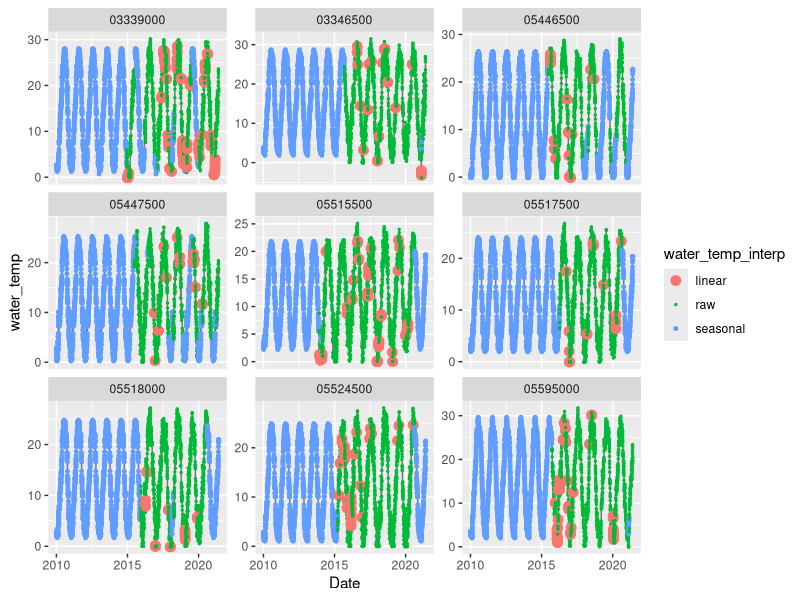
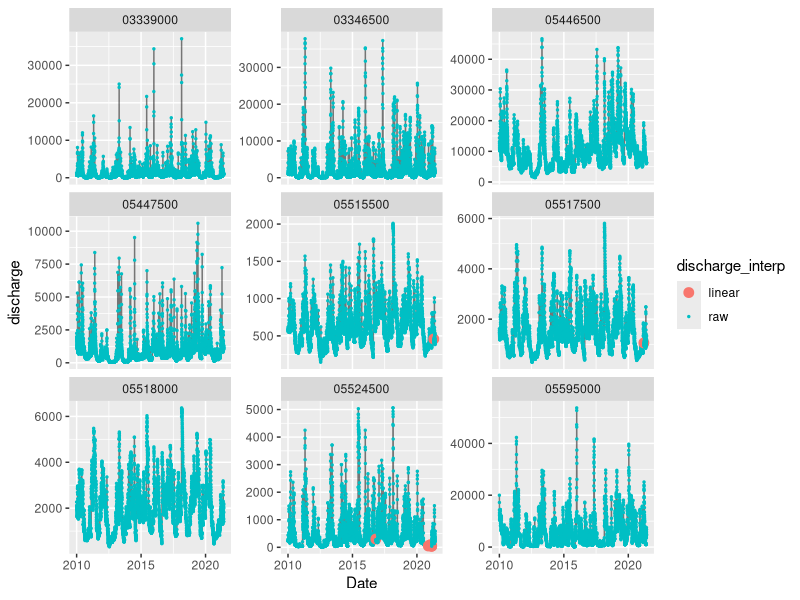
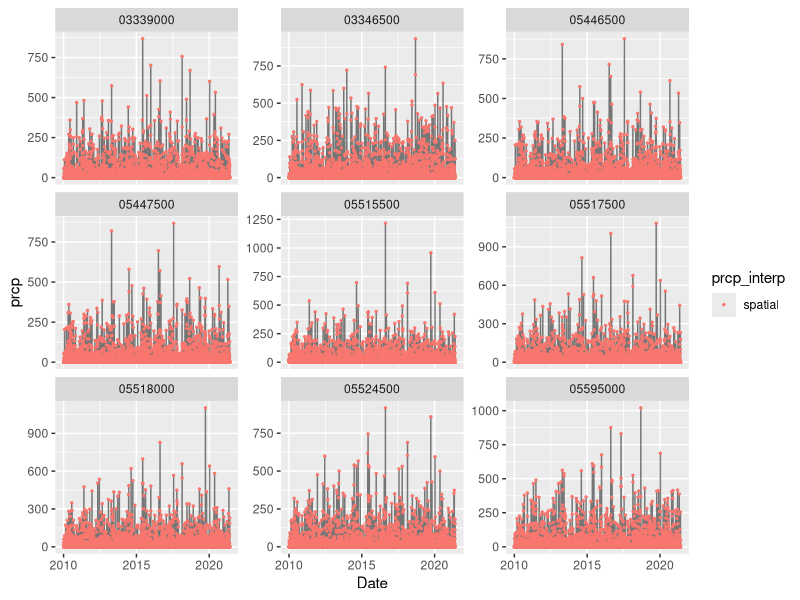
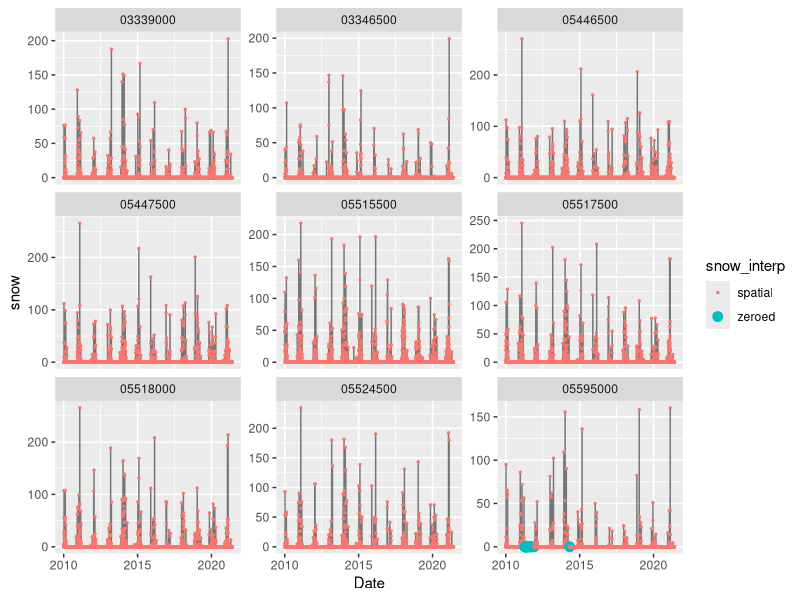
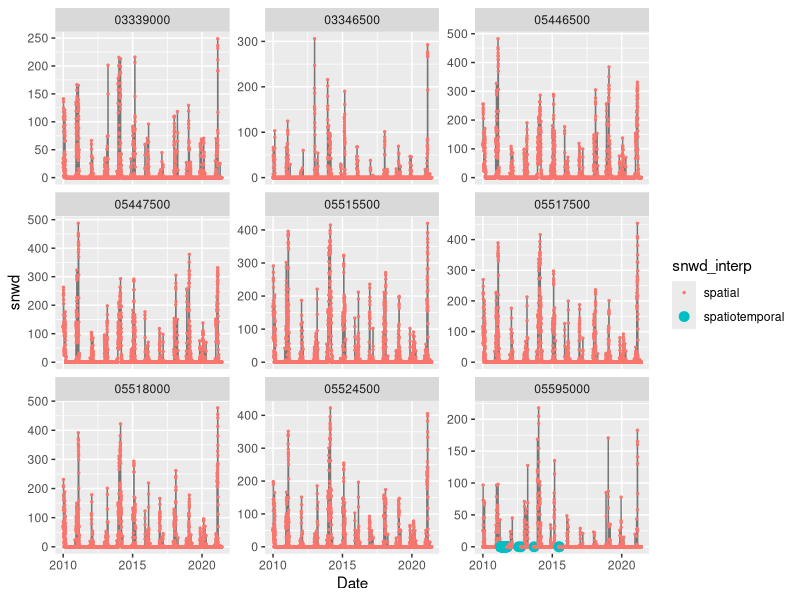
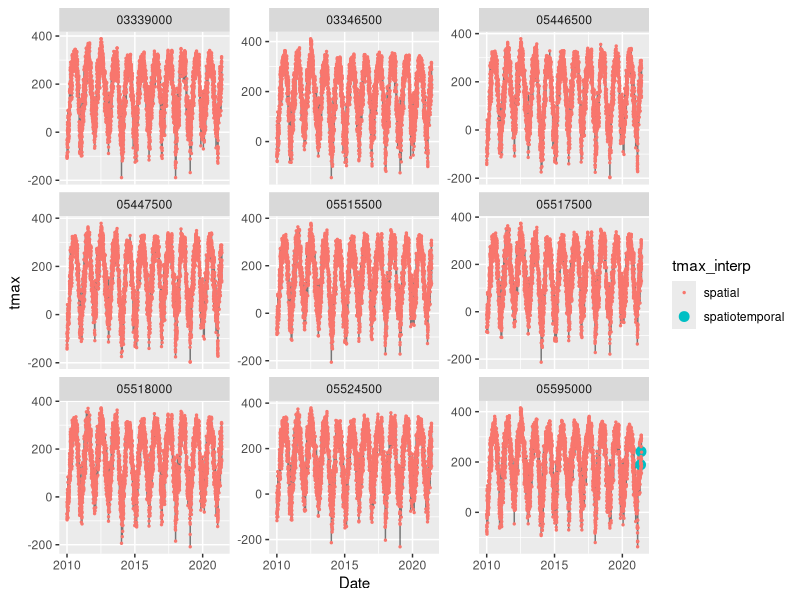
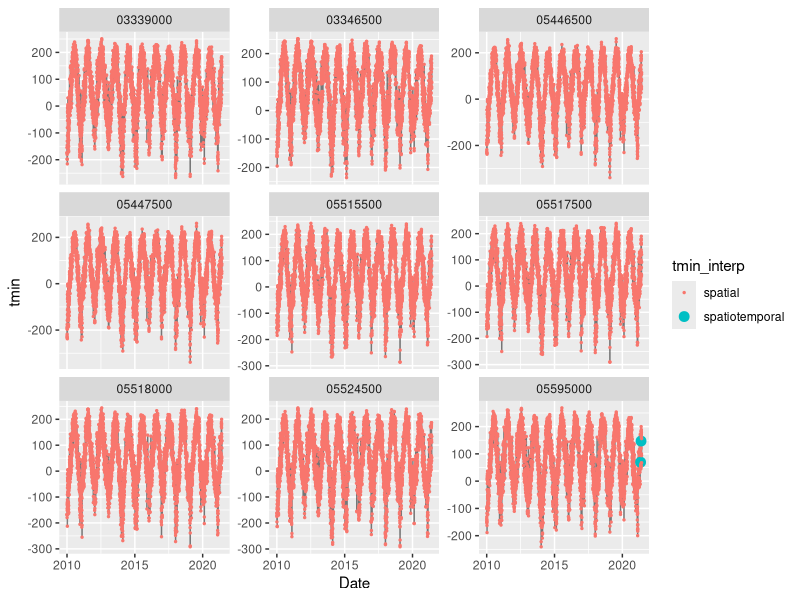

Source code (R) for these figures, in order:
library(tidyverse)

hydro <- read_csv(file = "download/hydro_filled.csv", col_types = "cDdddddddccd")
meteo <- read_csv(file = "download/meteo_filled.csv")

joined <- cbind(hydro, meteo) %>%
  select(-date, -nwis_site) %>%
  tibble()

colnames(joined)

vars <- c("water_temp",
          "discharge",
          "prcp",
          "snow",
          "snwd",
          "tmax",
          "tmin")

plots <- list()

for (i in 1:length(vars)) {
  
  plots[[i]] <- joined %>%
    ggplot(aes_string(x = "Date", y = vars[i], size = paste0(vars[i], "_interp"), color = paste0(vars[i], "_interp"))) +
    geom_line(inherit.aes = FALSE, aes_string(x = "Date", y = vars[i]), alpha = .5) +
    geom_point() +
    facet_wrap(~site_no, scales = "free_y") +
    scale_size_manual(values = c("linear" = 3, "raw" = .5, "seasonal" = 1, "zeroed" = 3, "spatial" = .5, "spatiotemporal" = 3))
  
  ggsave(paste0("analyses/coverage_plots/",vars[i],".png"), plots[[i]], dpi = 100, width = 9, height = 7)
  
}
